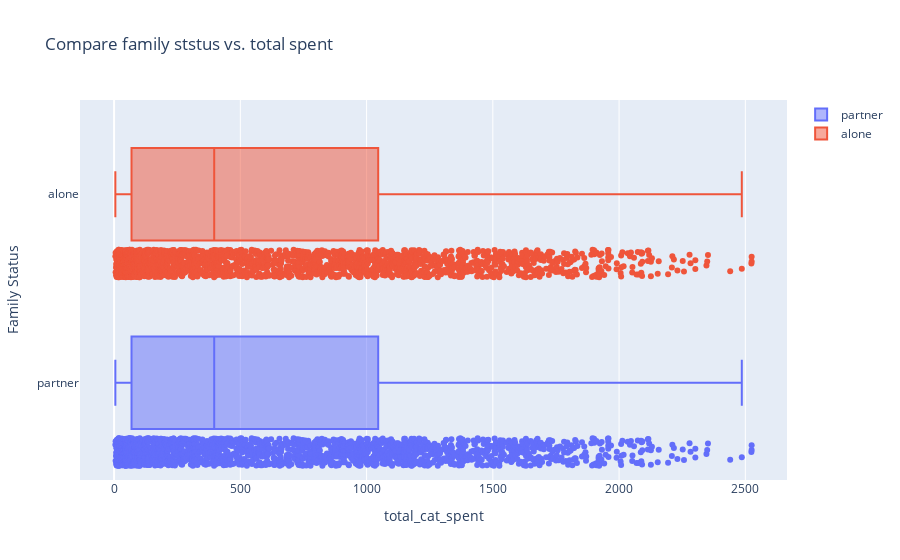

Notebook code for this chart:
### Code cell
fig = go.Figure()
fig.add_trace(go.Box(x=df['total_cat_spent'], name='partner', boxpoints='all'))
fig.add_trace(go.Box(x=df['total_cat_spent'], name='alone', boxpoints='all'))
fig.update_layout(title="Compare family ststus vs. total spent",
                  yaxis_title="Family Status",
                  xaxis_title="total_cat_spent")
fig.show()

### Figure 1 — Plotly figure (JSON) as saved in the notebook; plotly's stock layout.template omitted (floating-point values rounded to 4 significant figures; data arrays with more than 128 entries replaced by an {"elided": "..."} marker saying what was removed)
{"data": [{"boxpoints": "all", "name": "partner", "type": "box", "x": {"elided": "2236 int values"}}, {"boxpoints": "all", "name": "alone", "type": "box", "x": {"elided": "2236 int values"}}], "layout": {"title": {"text": "Compare family ststus vs. total spent"}, "xaxis": {"title": {"text": "total_cat_spent"}}, "yaxis": {"title": {"text": "Family Status"}}}}
